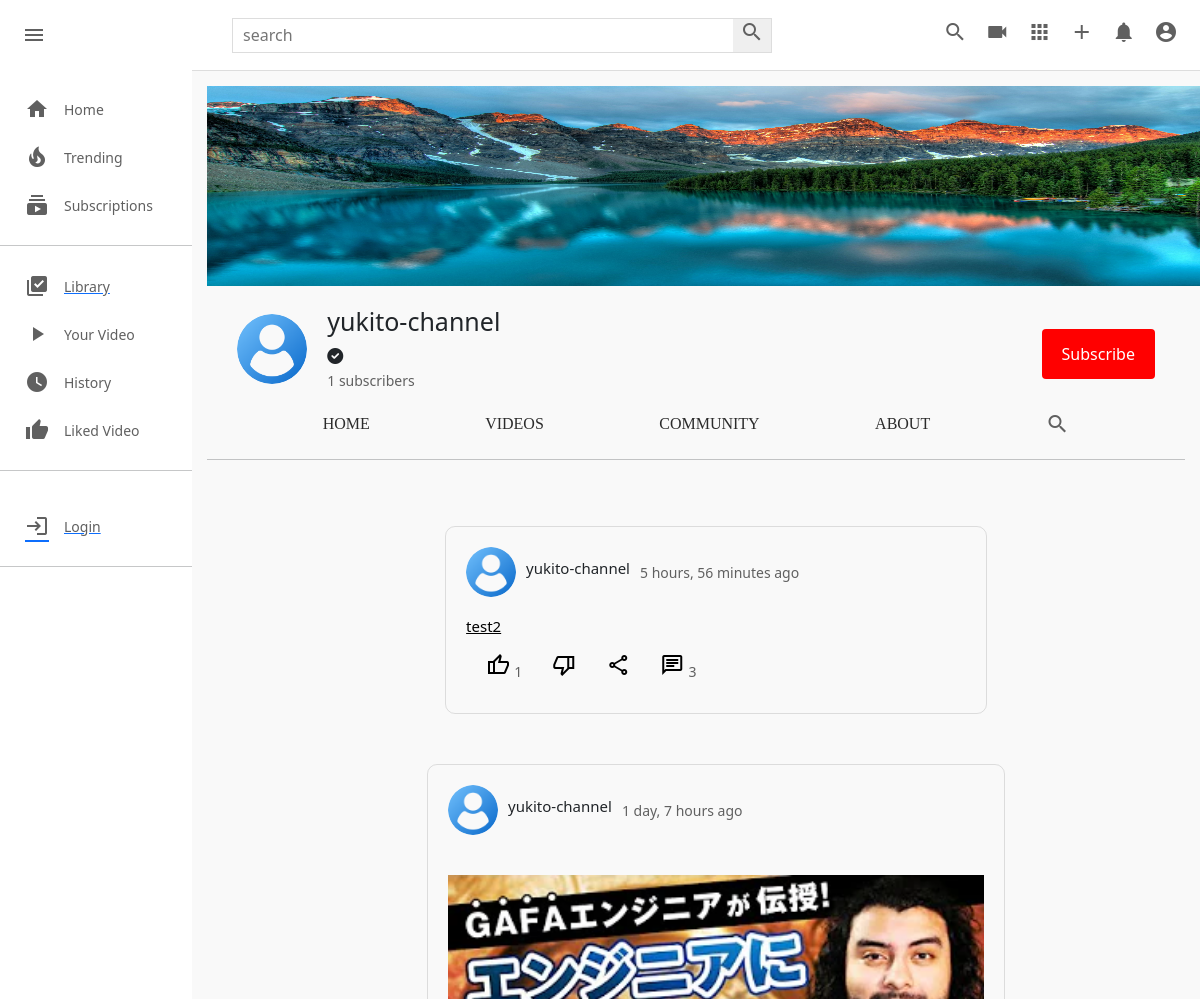
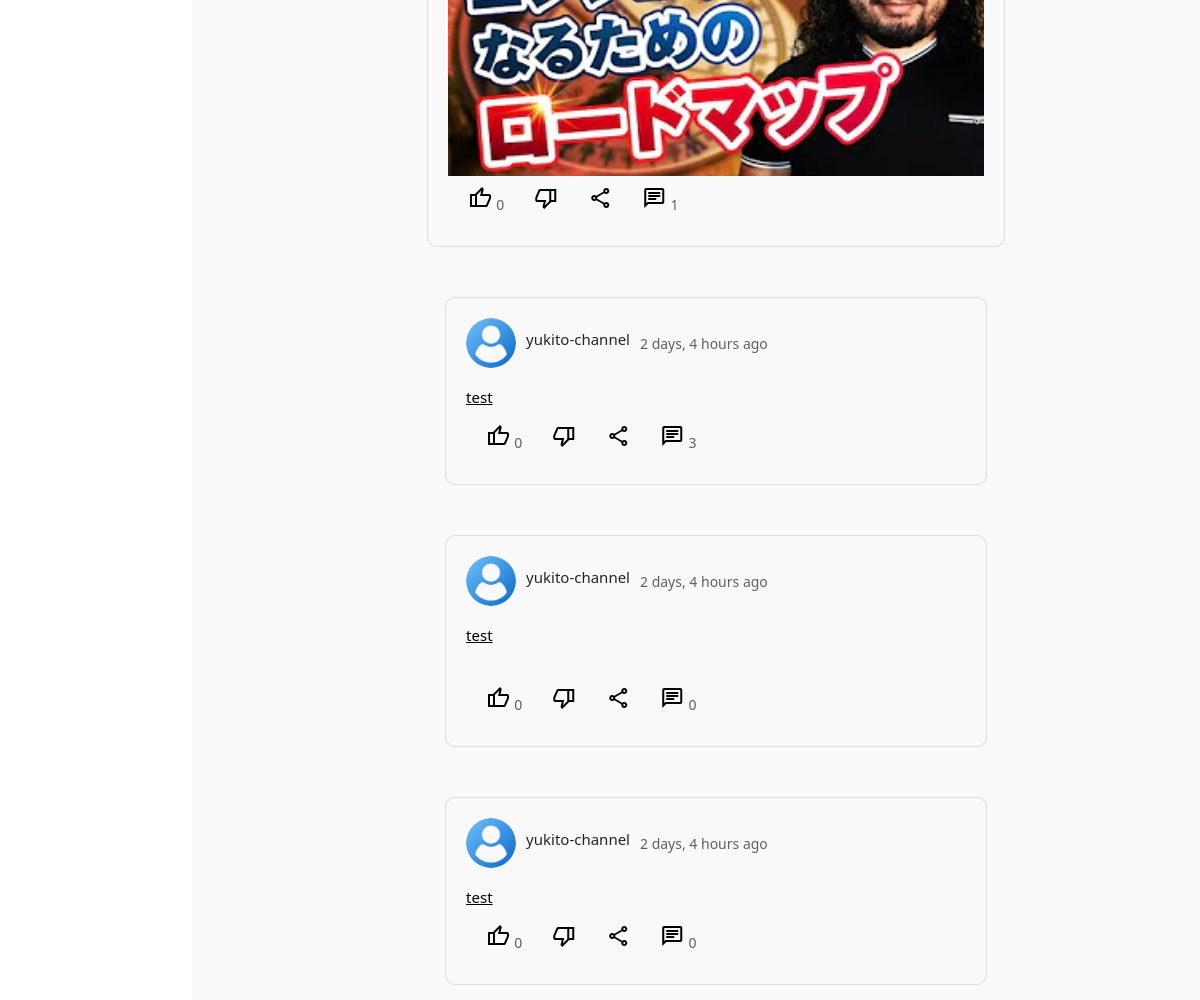
Page /c/1/community/ on the earlier database version (2 pictures, top to bottom).
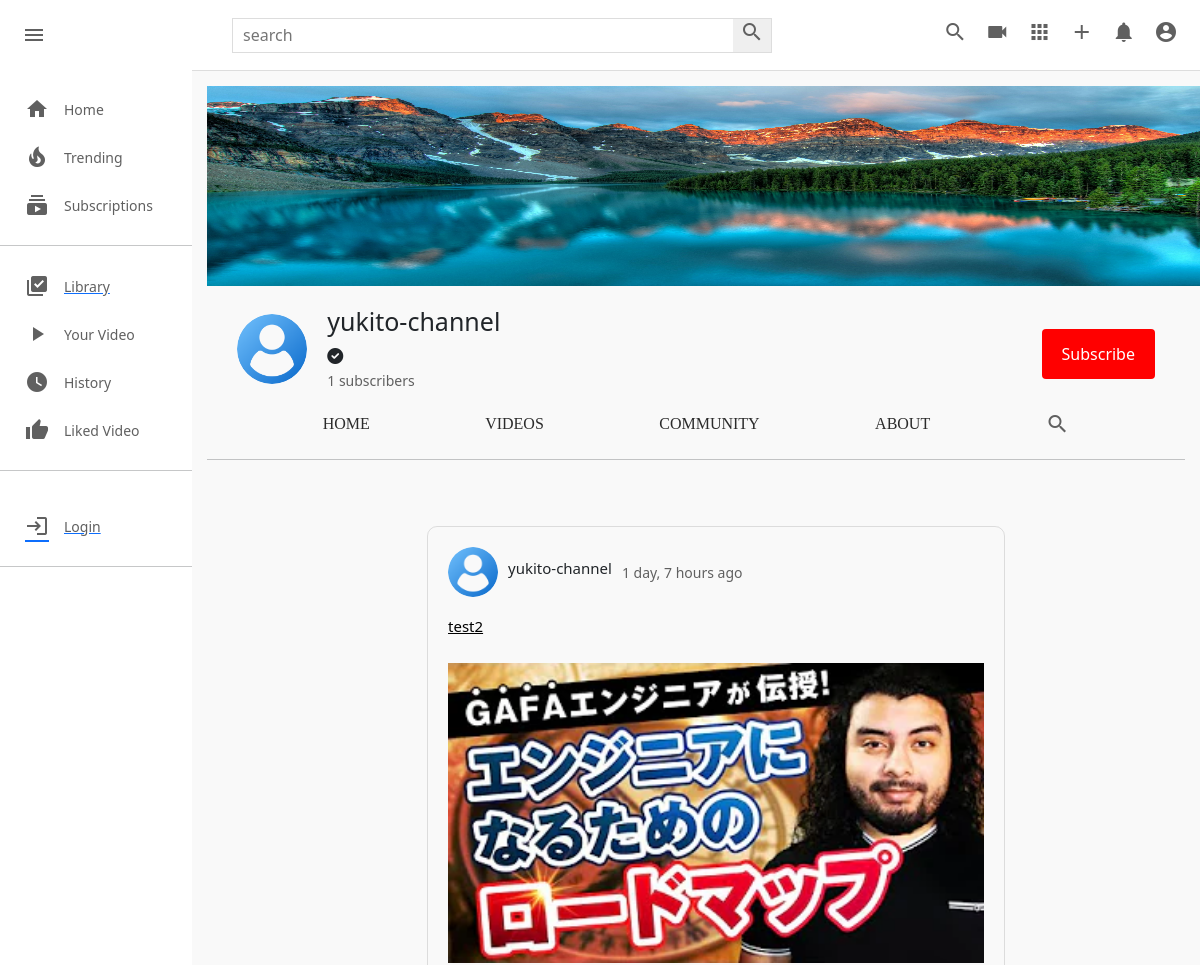
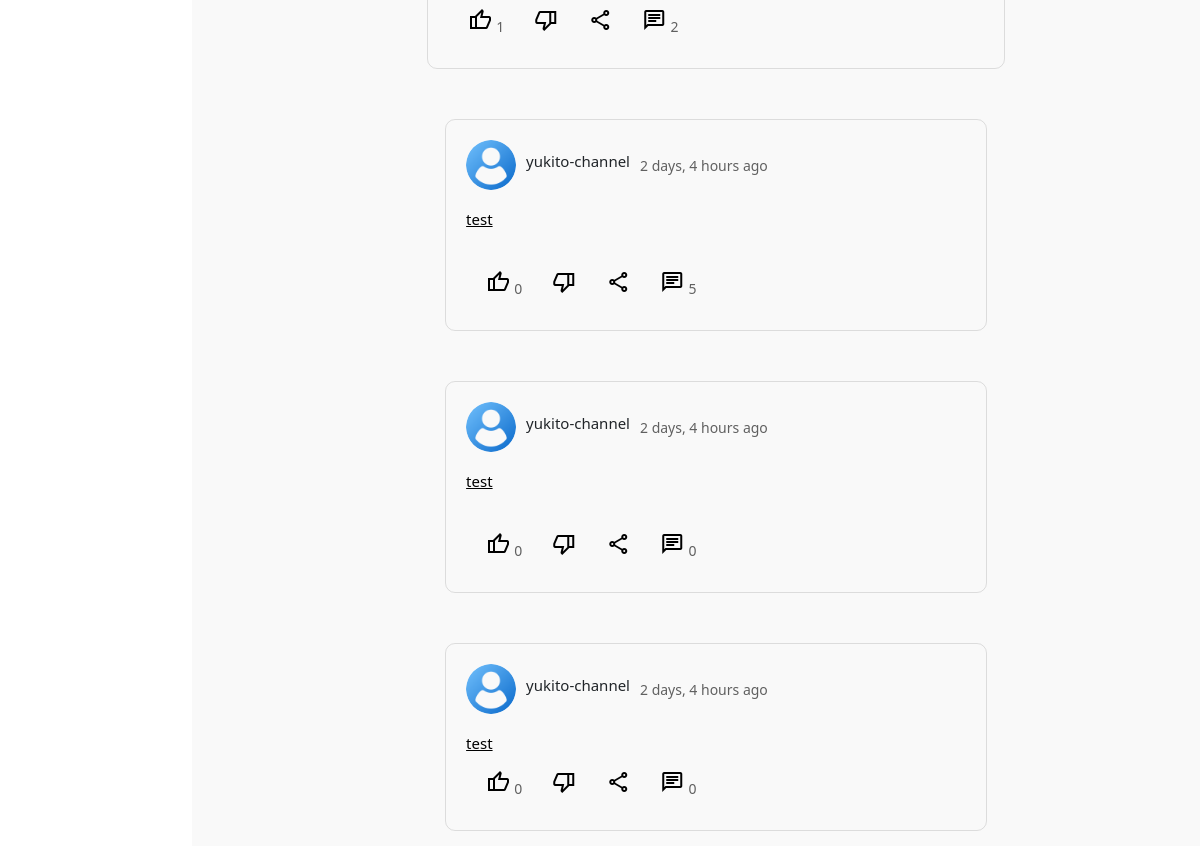
Same page on the later database version (2 pictures, top to bottom).
### channel/models.py (models this page shows, shortened)
class Channel(models.Model):
    channel_art=models.ImageField(upload_to=user_directory_path,default='images/channel-art.jpg')
    image=models.ImageField(upload_to=user_directory_path,default='images/user-image.png')
    full_name=models.CharField(max_length=100)
    channel_name=models.CharField(max_length=100)
    description=models.TextField(null=True,blank=True)
    keyword=TaggableManager(blank=True)
    date=models.DateTimeField(auto_now_add=True)
    status=models.CharField(choices=STATUS,max_length=100,default='Active')
    user=models.OneToOneField(User,on_delete=models.SET_NULL,null=True,related_name="channel")
    subscribers=models.ManyToManyField(User,related_name="user_subs",blank=True)
    verified=models.BooleanField(default=False)
    total_view=models.PositiveIntegerField(default=0)
    business_email=models.EmailField(null=True,blank=True)
    make_business_email_public=models.BooleanField(default=False)
    business_location=models.CharField(null=True,blank=True,max_length=100)
    make_business_location_public=models.BooleanField(default=False)
    website=models.URLField(default='https://www.udemy.com/home')
    instagram=models.URLField(default='https://www.udemy.com/home')
    facebook=models.URLField(default='https://www.udemy.com/home')
    twitter=models.URLField(default='https://www.udemy.com/home')

class Community(models.Model):
    channel=models.ForeignKey(Channel,on_delete=models.CASCADE)
    image=models.ImageField(upload_to=user_directory_path,null=True,blank=True)
    content=models.TextField(null=True,blank=True)
    date=models.DateTimeField(auto_now_add=True)
    status=models.CharField(choices=STATUS,default='Active',max_length=100)
    likes=models.ManyToManyField(User,blank=True)
    class Meta:
        verbose_name='Community'
        verbose_name_plural='Community Posts'

### channel/views.py (the view)
# urls.py: path("<channel_name>/community/",views.channel_community,name='channel-community'),
def channel_community(request,channel_name):
    channel = get_object_or_404(Channel,id=channel_name)
    community = Community.objects.filter(channel=channel,status='Active').order_by('-date')
    context={
        'channel': channel,
        'community': community,
    }
    return render(request,'channel/channel_community.html',context)

### templates/channel/channel_community.html (shortened to what this page needs)
{% extends 'base.html' %}
{% load static %}
{% block style %}
<link rel="stylesheet" href="{% static 'css/style.css' %}" type="text/css">
<link rel="stylesheet" href="{% static 'css/channel-community.css' %}" type="text/css">
<link rel="stylesheet" href="{% static 'css/channel.css' %}" type="text/css">
{% endblock style %}
{% block content %}
    <div class="mainBody">
        {% include 'partials/sidebar.html' %}
        <div class="videos">
            {% include 'channel/partials/channel-header.html' %}
            <div class="video-container">
                {% for c in community %}
                <div class="content-border">
                    <div class="content-div">
                        <div class="header-comm">
                            <div class="channel-details">
                                {% if c.channel.image %}
                                <img src="{{c.channel.image.url}}" class="channel-img-com" alt="">
                                {% else %}
                                <img src="https://thumbs.dreamstime.com/b/default-avatar-profile-vector-user-profile-default-avatar-profile-vector-user-profile-profile-179376714.jpg" class="channel-img-com" alt="">
                                {% endif %}
                                <h5>{{c.channel.channel_name}}</h5>
                                <span>{{c.date|timesince}} ago</span>
                            </div>
                        </div>
                        <div class="content">
                            <a href="{% url 'channel-community-detail' c.channel.id c.id %}"><h3>{{ c.content|truncatechars:200 }}</h3></a>
                            {% if c.image %}
                            <a href="{% url 'channel-community-detail' c.channel.id c.id %}">
                                <img src={{c.image.url}} alt="">
                            </a>
                            {% endif %}
                        </div>
                        <div class="icon-section">
                            <div class="single-icon">
                                <a href="{% url 'com_add_like' c.id %}"><i class="material-icons material-symbols-outlined">thumb_up</i></a>
                                <span>{{c.likes.all.count}}</span>
                            </div>
                            <div class="single-icon">
                                <a href="{% url 'com_add_like' c.id %}"><i class="material-icons material-symbols-outlined">thumb_down</i></a>
                            </div>
                            <div class="single-icon">
                                <i class="material-icons material-symbols-outlined">share</i>
                            </div>
                            <div class="single-icon">
                                <a href=""><i class="material-icons material-symbols-outlined">chat</i></a>
                                <span>{{c.comments.all.count}}</span>
                            </div>
                        </div>
                    </div>
                </div>
                {% endfor %}
            </div>
        </div>
    </div>
{% endblock content %}

### templates/base.html (shortened to what this page needs)
{% load static %}
<!DOCTYPE html>
<html lang="en">
<head>
    {% block style %}
    {% endblock style %}
    <link rel="stylesheet" href="https://use.fontawesome.com/releases/v6.0.0/css/all.css" />
</head>
<body>
    <div class="header">
        <div class="header-left">
            <i id="menu" class="material-icons">menu</i>
            <a href="{% url 'index' %}">
            </a>
        </div>
        <div class="header-search">
            <form action="{% url 'search' %}" method="GET">
                <input type="text" placeholder="search" name="q">
                <button><i class="material-icons">search</i></button>
            </form>
        </div>
        <div class="header-icons">
            <i class="material-icons display-this">search</i>
            <a href="{% url 'video-upload' %}"><i class="material-icons ">videocam</i></a>
            <i class="material-icons display-this">apps</i>
            {% if request.user.is_authenticated %}
            <a href="{% url 'create-post' request.user.channel.id %}"><i class="material-icons">add</i></a>
            {% else %}
            <a href=""><i class="material-icons">add</i></a>
            {% endif %}
            <i class="material-icons display-this">notifications</i>
            {% if request.user.is_authenticated %}
            <a href="{% url 'channel-profile' request.user.channel.id %}"><i id="drop-down" class="material-icons display-this">account_circle</i></a>
            {% else %}
            <a href="#"><i id="drop-down" class="material-icons display-this">account_circle</i></a>
            {% endif %}
        </div>
    </div>
    {% block content %}
    {% endblock content %}
</body>
</html>

### templates/partials/sidebar.html (shortened to what this page needs)
<div class="sidebar">
    <div class="sidebar-categories">
        <div class="sidebar-category">
            <i class="material-icons">home</i>
            <span>Home</span>
        </div>
        <div class="sidebar-category">
            <i class="material-icons">local_fire_department</i>
            <span>Trending</span>
        </div>
        <div class="sidebar-category">
            <i class="material-icons">subscriptions</i>
            <span>Subscriptions</span>
        </div>
        <hr>
        <div class="sidebar-category">
            <i class="material-icons">library_add_check</i>
            <a href="{% url 'save-video' request.user.profile.id %}"><span>Library</span></a>
        </div>
        <div class="sidebar-category">
            <i class="material-icons">play_arrow</i>
            <span>Your Video</span>
        </div>
        <div class="sidebar-category">
            <i class="material-icons">watch_later</i>
            <span>History</span>
        </div>
        <div class="sidebar-category">
            <i class="material-icons">thumb_up</i>
            <span>Liked Video</span>
        </div>
        <hr>
    </div>
    <div class="sidebar-categories">
        {% if not request.user.is_authenticated %}
        <a href="{% url 'sign-in' %}">
            <div class="sidebar-category">
                <i class="material-icons">login</i>
                <span>Login</span>
            </div>
        </a>
        {% endif %}
    </div>
    <hr>
</div>

### templates/channel/partials/channel-header.html (shortened to what this page needs)
{% include 'partials/alert.html' %}
<div class="channel-art">
    {% if channel.channel_art.url %}
    <img  src="{{ channel.channel_art.url }}" alt="">
    {% else %}
    <img src="https://wallpaper.dog/large/10702685.jpg" alt="">
    {% endif %}
</div>
<div class="channel-header flex">
    <div class="channel-img-title flex">
        {% if channel.image %}
        <img class="img" src="{{channel.image.url}}" alt="">
        {% else %}
        <img class="img" src="https://thumbs.dreamstime.com/b/default-avatar-profile-vector-user-profile-default-avatar-profile-vector-user-profile-profile-179376714.jpg" alt="">
        {% endif %}
        <div class="channel-image-texts">
            <h4 class="flex">{{channel.channel_name}}</h4>
            {% if channel.verified == True %} <i class="fas fa-check-circle"></i> {% endif %} <br>
            <span id="count">{{channel.subscribers.all.count}}</span><span> subscribers</span>
        </div>
    </div>
    <div class="channel-header-btns">
        {% if request.user != channel.user %}
        <div><button id="sub_btn" onclick="addsub()" class="channel-subscribe sub_button_channel">Subscribe</button></div>
        {% endif %}
    </div>
</div>
<div class="channel-header-links flex">
    <a href="{% url 'channel-profile' channel.id %}" class="display-this">Home</a>
    <a href="{% url 'channel-videos' channel.id %}" class="display-this">Videos</a>
    <a href="{% url 'channel-community' channel.id %}" class="dont-display-thdis">Community</a>
    <a href="{% url 'channel-about' channel.id %}" class="displhray-this">About</a>
    <a href="" class="dont-display-this"><i class="material-icons">search</i></a>
</div>
<hr>

### templates/partials/alert.html (shortened to what this page needs)
<link href="https://cdn.jsdelivr.net/npm/bootstrap@5.3.3/dist/css/bootstrap.min.css" rel="stylesheet">

### static/css/style.css (style rules this page uses)
* { margin: 0; padding: 0; box-sizing: border-box; }
body { font-family: 'Roboto','sans-serif'; }
.material-icons { color: rgb(96, 96, 96); }
.header { display: flex; justify-content: space-between; align-items: center; height: 70px; padding: 15px; }
.header-left { display: flex; align-items: center; }
.header i { padding: 0 7px; cursor: pointer; }
.header-search form { border: 1px solid #ddd; height: 35px; margin: 0; padding: 0; display: flex; }
.header-search input { width: 500px; padding: 10px; margin: 0; border-radius: 0; border: none; height: 100%; }
.header-search button { padding: 0; margin: 0; height: 100%; border: none; border-radius: 0; }
.mainBody { height: calc(100vh - 70px); display: flex; overflow: hidden; }
.sidebar { height: 100%; width: 230px; background-color: white; overflow-y: scroll; }
.sidebar-categories { width: 100%; display: flex; flex-direction: column; margin-bottom: 15px; margin-top: 15px; }
.sidebar-category { display: flex; align-items: center; padding: 12px 25px; }
.sidebar-category span { margin-left: 15px; }
hr { height: 1px; background-color: #e5e5e5; border: none; }
.videos { background-color: #f9f9f9; width: 100%; height: 100%; padding: 15px 15px; border-top: 1px solid #ddd; overflow-y: scroll; }
.video-container { display: flex; flex-direction: row; justify-content: space-around; flex-wrap: wrap; }
.title a, span { text-decoration: none; color: rgb(96, 96, 96); font-size: 14px; }

### static/css/channel-community.css (style rules this page uses)
.content-border { margin-left: 40px; margin-top: 50px; border: solid 1px rgba(92, 92, 92, 0.185); padding: 20px; border-radius: 10px; }
.header-comm { justify-content: space-between; display: flex; }
.channel-details { display: flex; align-items: center; }
.channel-details img { width: 50px; border-radius: 50px; object-fit: cover; height: 50px; }
.channel-details h5 { font-size: 15px; margin-left: 10px; }
.channel-details span { margin-left: 10px; }
.content h3 { font-size: 15px; width: 500px; text-align: justify; font-weight: 400; margin-top: 20px; }
.content img { width: auto; height: 300px; object-fit: cover; margin-top: 20px; }
.icon-section { display: flex; align-items: center; }
.single-icon { align-items: center; padding: 10px; padding-left: 20px; }
.material-symbols-outlined { transition: 0.5s; color: black; }
.about-right h4, h5 { margin-bottom: 20px; margin-top: 20px; font-size: 15px; font-weight: normal; }
a { text-decoration: none; }

### static/css/channel.css (style rules this page uses)
.channel-art img { width: 1100px; height: 200px; }
.channel-art { width: 1100px; height: 200px; }
.flex { display: flex; }
.channel-header { margin: 20px 30px; align-items: center; justify-content: space-between; }
.channel-img-title { align-items: center; }
.channel-img-title .img { width: 70px; height: 70px; object-fit: cover; border-radius: 50px; }
.channel-img-title .channel-image-texts { margin-left: 20px; }
.channel-image-texts h4 { font-size: 25px; font-weight: 500; }
.channel-header-btns { display: flex; }
.channel-header-btns .channel-subscribe { background-color: rgb(255, 0, 0); color: white; border-radius:4px; }
.channel-header-links { justify-content: space-evenly; }
.channel-header-links a { text-decoration: none; text-transform: uppercase; font-family: poppins; color: rgb(43, 43, 43); font-weight: 500; }
.sub_button_channel { background-color: red; color: white; border: none; margin-top: 10px; padding: 13px 20px; }

### templates/channel/channel_community.html (style rules this page uses)
.content a { color: black; }

Differences in the rows shown:
removed Community: channel.image (picture), channel.channel_name "yukito-channel", date "5 hours, 56 minutes", content "test2", likes.all.count "1", comments.all.count "3"
changed Community: content (not shown) → "test2"; likes.all.count "0" → "1"; comments.all.count "1" → "2"
changed Community (number 2 of 4 on the later page): comments.all.count "3" → "5"
